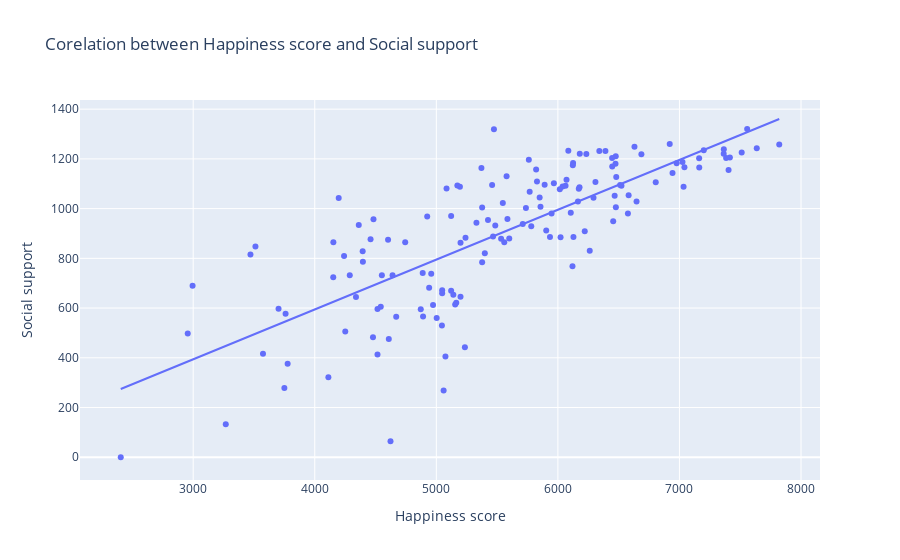

Notebook code for this chart:
### Code cell
## lets take a another corelation 
#df.head()
fig = px.scatter(df, x=df["Happiness score"], y=df["Social support"],trendline="ols"
                 ,title='Corelation between Happiness score and Social support ')
fig.show()

### Figure 1 — Plotly figure (JSON) as saved in the notebook; plotly's stock layout.template omitted (floating-point values rounded to 4 significant figures; data arrays with more than 128 entries replaced by an {"elided": "..."} marker saying what was removed)
{"data": [{"hovertemplate": "Happiness score=%{x}<br>Social support=%{y}<extra></extra>", "legendgroup": "", "marker": {"color": "#636efa", "symbol": "circle"}, "mode": "markers", "name": "", "orientation": "v", "showlegend": false, "type": "scatter", "x": {"elided": "146 int values"}, "xaxis": "x", "y": {"elided": "146 int values"}, "yaxis": "y"}, {"hovertemplate": "<b>OLS trendline</b><br>Social support = 0.200492 * Happiness score + -207.585<br>R<sup>2</sup>=0.605111<br><br>Happiness score=%{x}<br>Social support=%{y} <b>(trend)</b><extra></extra>", "legendgroup": "", "marker": {"color": "#636efa", "symbol": "circle"}, "mode": "lines", "name": "", "showlegend": false, "type": "scatter", "x": {"elided": "146 int values"}, "xaxis": "x", "y": {"elided": "146 float values"}, "yaxis": "y"}], "layout": {"legend": {"tracegroupgap": 0}, "title": {"text": "Corelation between Happiness score and Social support "}, "xaxis": {"anchor": "y", "domain": [0, 1], "title": {"text": "Happiness score"}}, "yaxis": {"anchor": "x", "domain": [0, 1], "title": {"text": "Social support"}}}}
